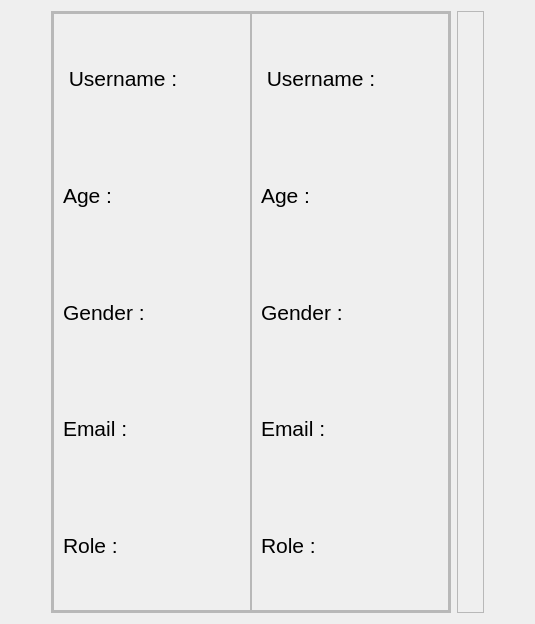
                   <widget class="QWidget" name="ProfilePage">
                    <layout class="QHBoxLayout" name="horizontalLayout_8">
                     <item>
                      <spacer name="horizontalSpacer">
                       <property name="orientation">
                        <enum>Qt::Horizontal</enum>
                       </property>
                       <property name="sizeHint" stdset="0">
                        <size>
                         <width>40</width>
                         <height>20</height>
                        </size>
                       </property>
                      </spacer>
                     </item>
                     <item>
                      <widget class="QFrame" name="frame_20">
                       <property name="minimumSize">
                        <size>
                         <width>400</width>
                         <height>0</height>
                        </size>
                       </property>
                       <property name="maximumSize">
                        <size>
                         <width>16777215</width>
                         <height>16777215</height>
                        </size>
                       </property>
                       <property name="styleSheet">
                        <string notr="true">QLabel{
font:16pt;
}</string>
                       </property>
                       <property name="frameShape">
                        <enum>QFrame::StyledPanel</enum>
                       </property>
                       <property name="frameShadow">
                        <enum>QFrame::Raised</enum>
                       </property>
                       <layout class="QVBoxLayout" name="verticalLayout_17">
                        <property name="spacing">
                         <number>0</number>
                        </property>
                        <property name="leftMargin">
                         <number>0</number>
                        </property>
                        <property name="topMargin">
                         <number>0</number>
                        </property>
                        <property name="rightMargin">
                         <number>0</number>
                        </property>
                        <property name="bottomMargin">
                         <number>0</number>
                        </property>
                        <item alignment="Qt::AlignVCenter">
                         <widget class="QFrame" name="frame_21">
                          <property name="minimumSize">
                           <size>
                            <width>0</width>
                            <height>600</height>
                           </size>
                          </property>
                          <property name="frameShape">
                           <enum>QFrame::StyledPanel</enum>
                          </property>
                          <property name="frameShadow">
                           <enum>QFrame::Raised</enum>
                          </property>
                          <layout class="QHBoxLayout" name="horizontalLayout_9">
                           <property name="spacing">
                            <number>0</number>
                           </property>
                           <property name="leftMargin">
                            <number>0</number>
                           </property>
                           <property name="topMargin">
                            <number>0</number>
                           </property>
                           <property name="rightMargin">
                            <number>0</number>
                           </property>
                           <property name="bottomMargin">
                            <number>0</number>
                           </property>
                           <item>
                            <widget class="QFrame" name="frame_22">
                             <property name="frameShape">
                              <enum>QFrame::StyledPanel</enum>
                             </property>
                             <property name="frameShadow">
                              <enum>QFrame::Raised</enum>
                             </property>
                             <layout class="QVBoxLayout" name="verticalLayout_18">
                              <item>
                               <widget class="QLabel" name="label_9">
                                <property name="minimumSize">
                                 <size>
                                  <width>0</width>
                                  <height>75</height>
                                 </size>
                                </property>
                                <property name="text">
                                 <string> Username :</string>
                                </property>
                               </widget>
                              </item>
                              <item>
                               <widget class="QLabel" name="label_10">
                                <property name="minimumSize">
                                 <size>
                                  <width>0</width>
                                  <height>75</height>
                                 </size>
                                </property>
                                <property name="text">
                                 <string>Age :</string>
                                </property>
                               </widget>
                              </item>
                              <item>
                               <widget class="QLabel" name="label_11">
                                <property name="minimumSize">
                                 <size>
                                  <width>0</width>
                                  <height>75</height>
                                 </size>
                                </property>
                                <property name="text">
                                 <string>Gender :</string>
                                </property>
                               </widget>
                              </item>
                              <item>
                               <widget class="QLabel" name="label_12">
                                <property name="minimumSize">
                                 <size>
                                  <width>0</width>
                                  <height>75</height>
                                 </size>
                                </property>
                                <property name="text">
                                 <string>Email :</string>
                                </property>
                               </widget>
                              </item>
                              <item>
                               <widget class="QLabel" name="label_13">
                                <property name="minimumSize">
                                 <size>
                                  <width>0</width>
                                  <height>75</height>
                                 </size>
                                </property>
                                <property name="styleSheet">
                                 <string notr="true"/>
                                </property>
                                <property name="text">
                                 <string>Role :</string>
                                </property>
                               </widget>
                              </item>
                             </layout>
                            </widget>
                           </item>
                           <item>
                            <widget class="QFrame" name="frame_23">
                             <property name="frameShape">
                              <enum>QFrame::StyledPanel</enum>
                             </property>
                             <property name="frameShadow">
                              <enum>QFrame::Raised</enum>
                             </property>
                             <layout class="QVBoxLayout" name="verticalLayout_19">
                              <item>
                               <widget class="QLabel" name="label_14">
                                <property name="minimumSize">
                                 <size>
                                  <width>0</width>
                                  <height>75</height>
                                 </size>
                                </property>
                                <property name="text">
                                 <string> Username :</string>
                                </property>
                               </widget>
                              </item>
                              <item>
                               <widget class="QLabel" name="label_15">
                                <property name="minimumSize">
                                 <size>
                                  <width>0</width>
                                  <height>75</height>
                                 </size>
                                </property>
                                <property name="text">
                                 <string>Age :</string>
                                </property>
                               </widget>
                              </item>
                              <item>
                               <widget class="QLabel" name="label_16">
                                <property name="minimumSize">
                                 <size>
                                  <width>0</width>
                                  <height>75</height>
                                 </size>
                                </property>
                                <property name="text">
                                 <string>Gender :</string>
                                </property>
                               </widget>
                              </item>
                              <item>
                               <widget class="QLabel" name="label_17">
                                <property name="minimumSize">
                                 <size>
                                  <width>0</width>
                                  <height>75</height>
                                 </size>
                                </property>
                                <property name="text">
                                 <string>Email :</string>
                                </property>
                               </widget>
                              </item>
                              <item>
                               <widget class="QLabel" name="label_18">
                                <property name="minimumSize">
                                 <size>
                                  <width>0</width>
                                  <height>75</height>
                                 </size>
                                </property>
                                <property name="styleSheet">
                                 <string notr="true"/>
                                </property>
                                <property name="text">
                                 <string>Role :</string>
                                </property>
                               </widget>
                              </item>
                             </layout>
                            </widget>
                           </item>
                          </layout>
                         </widget>
                        </item>
                       </layout>
                      </widget>
                     </item>
                     <item alignment="Qt::AlignHCenter">
                      <widget class="QFrame" name="frame_24">
                       <property name="frameShape">
                        <enum>QFrame::StyledPanel</enum>
                       </property>
                       <property name="frameShadow">
                        <enum>QFrame::Raised</enum>
                       </property>
                       <layout class="QVBoxLayout" name="verticalLayout_20">
                        <item>
                         <widget class="QLabel" name="label_19">
                          <property name="styleSheet">
                           <string notr="true">QLabel{
border-radius:100;
}</string>
                          </property>
                          <property name="text">
                           <string/>
                          </property>
                          <property name="pixmap">
                           <pixmap>../../../../../mnt/c/Users/prasa/Downloads/user_profile (1).jpg</pixmap>
                          </property>
                         </widget>
                        </item>
                       </layout>
                      </widget>
                     </item>
                     <item>
                      <spacer name="horizontalSpacer_2">
                       <property name="orientation">
                        <enum>Qt::Horizontal</enum>
                       </property>
                       <property name="sizeHint" stdset="0">
                        <size>
                         <width>40</width>
                         <height>20</height>
                        </size>
                       </property>
                      </spacer>
                     </item>
                    </layout>
                   </widget>
